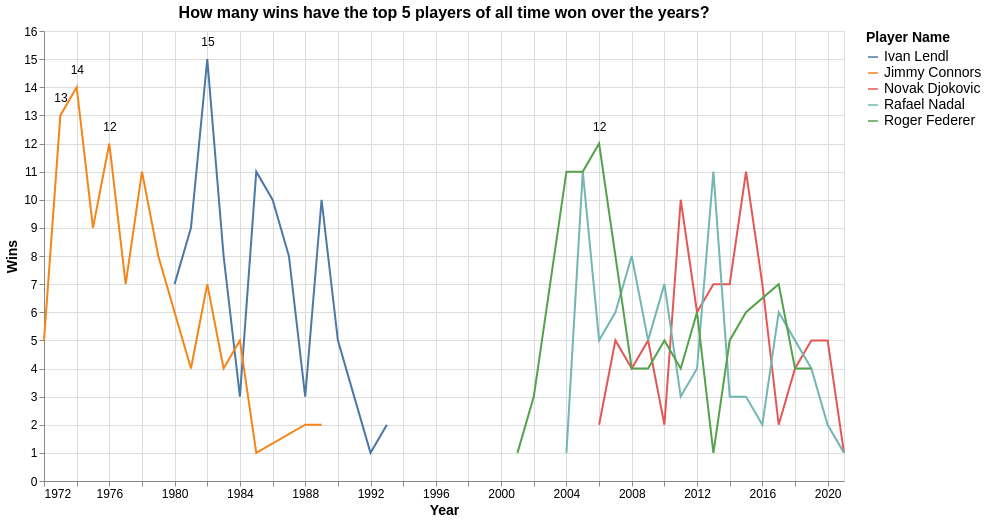

Here is the Vega-Lite specification saved for this chart:
### Vega-Lite specification from a JSON file in a GitHub repository (floating-point values rounded to 4 significant figures; data arrays with more than 128 entries replaced by an {"elided": "..."} marker saying what was removed)
{"$schema": "https://vega.github.io/schema/vega-lite/v5.json", "width": 800, "height": 450, "title": {"text": "How many wins have the top 5 players of all time won over the years?", "fontSize": 16}, "data": {"values": {"elided": "410 records"}, "format": {"parse": {"year": "date"}}}, "params": [{"name": "Tourney_level_selection", "value": "Total", "bind": {"input": "select", "options": ["Total", "Grand", "Masters", "Tour", "Other"], "labels": ["All Tourneys", "Grand Slams", "Masters", "Tour Finals", "Other"], "name": "Tourney Level: "}}], "transform": [{"filter": "datum.tourney_level == Tourney_level_selection"}, {"calculate": "datum.winner_name", "as": "Player Name"}], "layer": [{"mark": "line", "encoding": {"x": {"field": "year", "timeUnit": "year", "axis": {"labelFontSize": 12, "tickCount": 20, "titleFontSize": 14}, "title": "Year"}, "y": {"field": "Wins", "type": "quantitative", "axis": {"labelFontSize": 12, "titleFontSize": 14}, "title": "Wins"}, "color": {"field": "Player Name", "type": "nominal", "legend": {"labelFontSize": 14, "titleFontSize": 14}}, "tooltip": [{"field": "Player Name", "type": "nominal"}, {"field": "year", "title": "Year", "timeUnit": "year"}, {"field": "Wins", "type": "quantitative", "format": ","}]}}, {"mark": {"type": "text", "align": "left", "baseline": "middle", "xOffset": -6, "yOffset": -17, "fontSize": 12}, "encoding": {"x": {"field": "year", "timeUnit": "year"}, "y": {"field": "Wins", "type": "quantitative"}, "text": {"field": "Wins", "type": "nominal"}, "opacity": {"condition": {"test": "datum['Wins'] >= 12", "value": 1}, "value": 0}, "tooltip": [{"field": "Player Name", "type": "nominal"}, {"field": "year", "title": "Year", "timeUnit": "year"}, {"field": "Wins", "type": "quantitative"}]}}], "config": {}}
